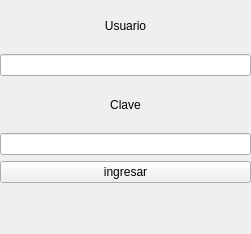
<?xml version="1.0" encoding="UTF-8"?>
<ui version="4.0">
 <class>Login</class>
 <widget class="QWidget" name="Login">
  <property name="geometry">
   <rect>
    <x>0</x>
    <y>0</y>
    <width>251</width>
    <height>234</height>
   </rect>
  </property>
  <property name="windowTitle">
   <string>login</string>
  </property>
  <widget class="QWidget" name="verticalLayoutWidget">
   <property name="geometry">
    <rect>
     <x>0</x>
     <y>3</y>
     <width>251</width>
     <height>231</height>
    </rect>
   </property>
   <layout class="QVBoxLayout" name="verticalLayout">
    <item>
     <widget class="QLabel" name="label_2">
      <property name="text">
       <string>Usuario</string>
      </property>
      <property name="alignment">
       <set>Qt::AlignmentFlag::AlignCenter</set>
      </property>
     </widget>
    </item>
    <item>
     <widget class="QLineEdit" name="lineUsuario"/>
    </item>
    <item>
     <widget class="QLabel" name="label">
      <property name="text">
       <string>Clave</string>
      </property>
      <property name="alignment">
       <set>Qt::AlignmentFlag::AlignCenter</set>
      </property>
     </widget>
    </item>
    <item>
     <widget class="QLineEdit" name="lineClave">
      <property name="echoMode">
       <enum>QLineEdit::EchoMode::Password</enum>
      </property>
     </widget>
    </item>
    <item>
     <widget class="QPushButton" name="btnLogin">
      <property name="text">
       <string>ingresar</string>
      </property>
     </widget>
    </item>
    <item>
     <widget class="QLabel" name="lblMensaje">
      <property name="text">
       <string/>
      </property>
     </widget>
    </item>
   </layout>
  </widget>
 </widget>
 <resources/>
 <connections/>
</ui>
